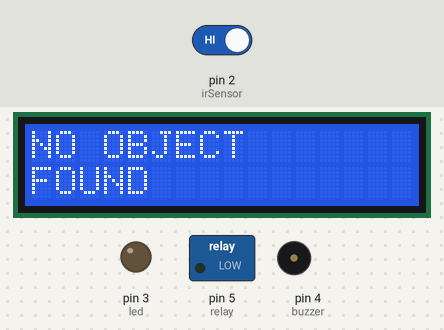
The sketch below on a simulated Arduino Uno, built with avr-gcc and run on an emulated ATmega328P. On the bench: 16×2 character LCD, switched loads named in the sketch (green lamp = pin HIGH), output pins drawn as LEDs (lit = HIGH), buzzer (waves = sounding, pin HIGH). Inputs (shaded band) come from the test bench; at power-on: pin 2 (irSensor) HIGH. What the sketch prints to the serial monitor is not drawn.

Above: at 2.2 s.
2.3 s: pin 2 (irSensor) driven LOW
At 3.9 s:
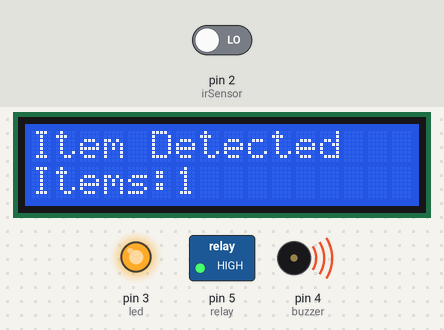
6.4 s: pin 2 (irSensor) driven HIGH
At 8.1 s:
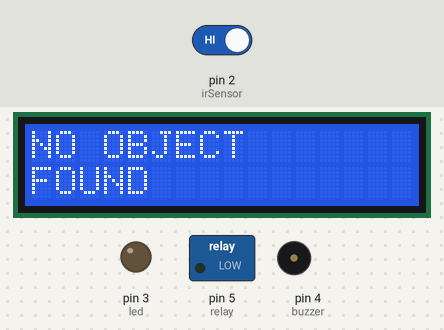
8.7 s: pin 2 (irSensor) driven LOW
At 9.9 s:
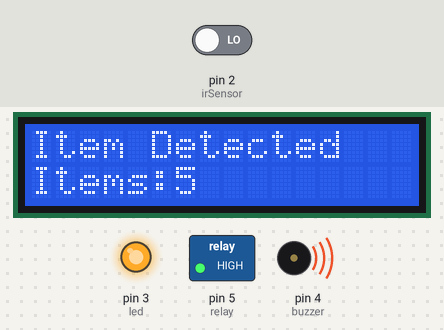
Timing chart, 0 to 11.7 s (numbered marks = the images above; inputs shaded):
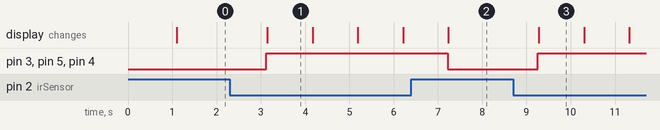

Measured:
- after the input at 2.3 s, pin 3 (led), pin 5 (relay), pin 4 (buzzer): LOW → HIGH after 0.82 s; the display: changes after 0.85 s (image 1)
- after the input at 6.4 s, pin 3 (led), pin 5 (relay), pin 4 (buzzer): HIGH → LOW after 0.82 s; the display: changes after 0.84 s (image 2)
- after the input at 8.7 s, pin 3 (led), pin 5 (relay), pin 4 (buzzer): LOW → HIGH after 0.55 s; the display: changes after 0.58 s (image 3)
- what the display in image 1 shows lasts 1.1 s, from 3.1 s to 4.2 s

The sketch:

IR.ino
```cpp
#include <LiquidCrystal_I2C.h>
#include <Wire.h>

LiquidCrystal_I2C lcd(0x20,16,2);

#define irSensor 2
#define led 3
#define buzzer 4
#define relay 5

int CountUpItem;

int previousState=HIGH;
//int currentState;
//int CountDownItem;

void setup() {

  pinMode(irSensor, INPUT);
  pinMode(led, OUTPUT);
  pinMode(buzzer, OUTPUT);
  pinMode(relay, OUTPUT);
  Serial.begin(9600);
  Serial.println("IR Sensor System Started");

  lcd.init();
  lcd.backlight();
  lcd.setCursor(0,0);
  lcd.print("IR SENSOR");
  lcd.setCursor(0,1);
  lcd.print("SYSTEM READY");
  delay(1000);
  lcd.clear();
}

void loop() {

  bool sensorState = digitalRead(irSensor);


     if(sensorState == LOW && previousState ==HIGH){
      CountUpItem++;

    Serial.println("Object Detected. Items:");  Serial.println(CountUpItem);
    digitalWrite(led, HIGH);
    digitalWrite(buzzer, HIGH);
    digitalWrite(relay, HIGH);


    lcd.clear();
    lcd.setCursor(0,0);
    lcd.print("Item Detected");
    lcd.setCursor(0,1);
    lcd.print("Items:"); lcd.print(CountUpItem);

  }

  else {

    Serial.println("No Object");
    digitalWrite(led, LOW);
    digitalWrite(buzzer, LOW);
    digitalWrite(relay, LOW);

    lcd.clear();
    lcd.setCursor(0,0);
    lcd.print("NO OBJECT");
    lcd.setCursor(0,1);
    lcd.print("FOUND");
  }

 delay(1000);
}
```
